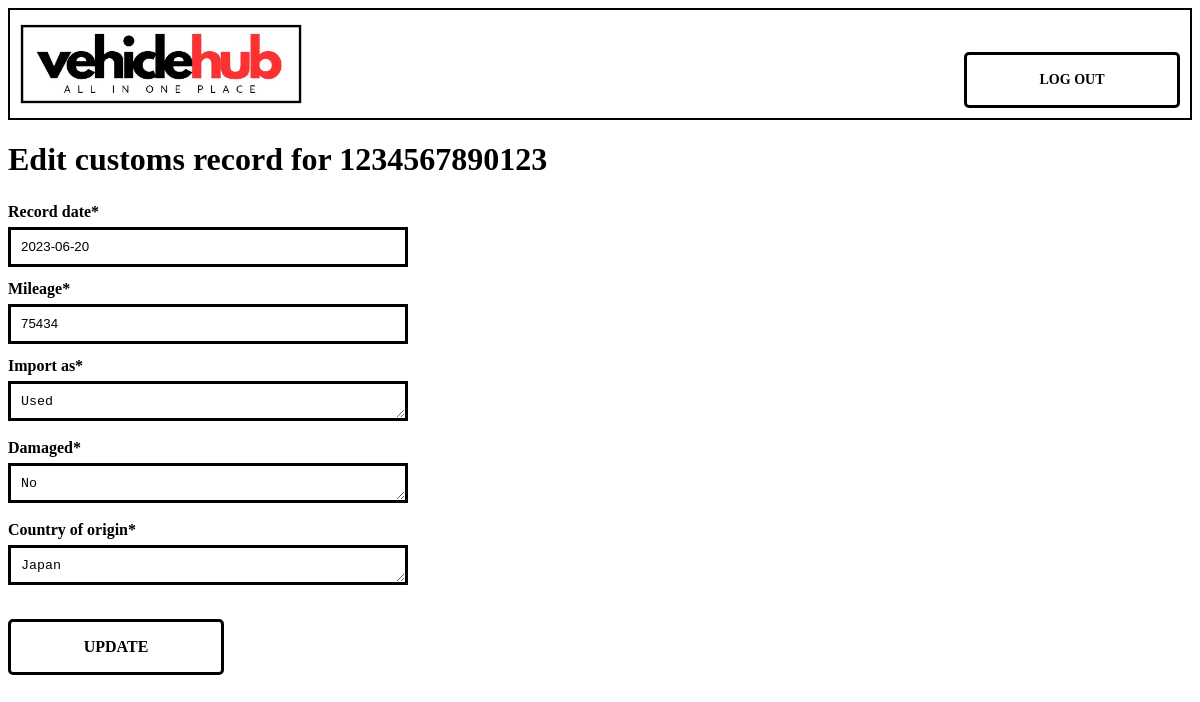
Before: /vehiclehub/CustomsRecord/7/edit/ with the older database file.
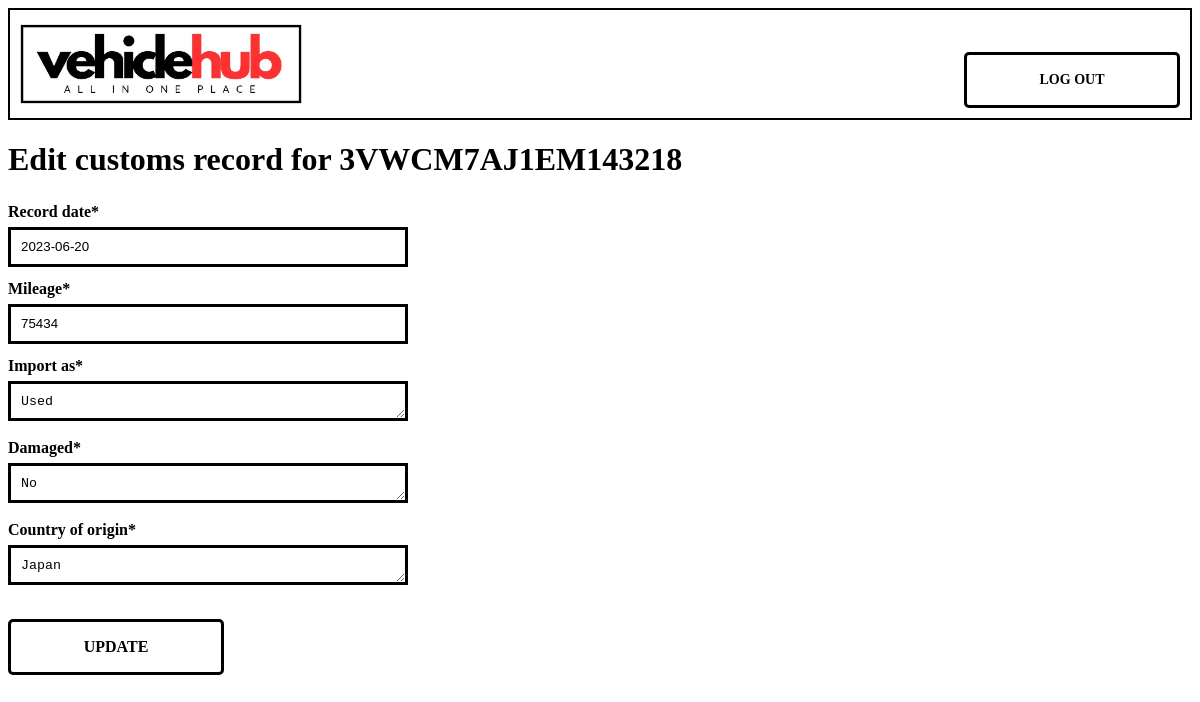
After: the same page with the newer database file.
### VehicleHub/models.py (models this page shows, shortened)
class Vehicle(models.Model):
    VIN = models.TextField(max_length=20, null=False)
    year = models.IntegerField(null=False)
    brand = models.ForeignKey(VehicleMake, on_delete=models.CASCADE)
    model = models.TextField(max_length=20, null=False)
    fuel = models.TextField(max_length=20, null=False)
    output = models.IntegerField(null=False)
    drivetrain = models.TextField(max_length=20, null=False)
    trim_line = models.TextField(max_length=20, null=False)
    registered_owner_user_id = models.ForeignKey(CustomUser, on_delete=models.CASCADE, null=True)

### VehicleHub/views.py (the view, shortened to what this page needs)
# urls.py: path('CustomsRecord/<int:pk>/edit/', views.CustomsRecordUpdateView.as_view(), name='CustomsRecord_edit'),
class CustomsRecordUpdateView(UpdateView):
    model = CustomsRecord
    fields = ['record_date', 'mileage', 'import_as', 'damaged', 'country_of_origin']
    template_name = "record_edit.html"
    def get_context_data(self, **kwargs):
        context = super().get_context_data(**kwargs)
        context['my_model'] = "customs"
        context['VIN'] = self.object.vehicle_id.VIN
        return context

### VehicleHub/templates/record_edit.html
{% extends "base.html" %}
{% load static %}
{% load crispy_forms_tags %}
{% block content %}
<h1> Edit {{my_model}} record for {{VIN}}
</h1>
<form class="input-form" action="" method="post">{% csrf_token %}
      <h3>
        {{ form|crispy }}
      </h3>
      <div class="auth_link">
        <button type="submit" class="auth-button">UPDATE</button>
      </div>
  </form>
{% endblock content %}

Changed rows visible on the page:
changed Vehicle: VIN "1234567890123" → "3VWCM7AJ1EM143218"
